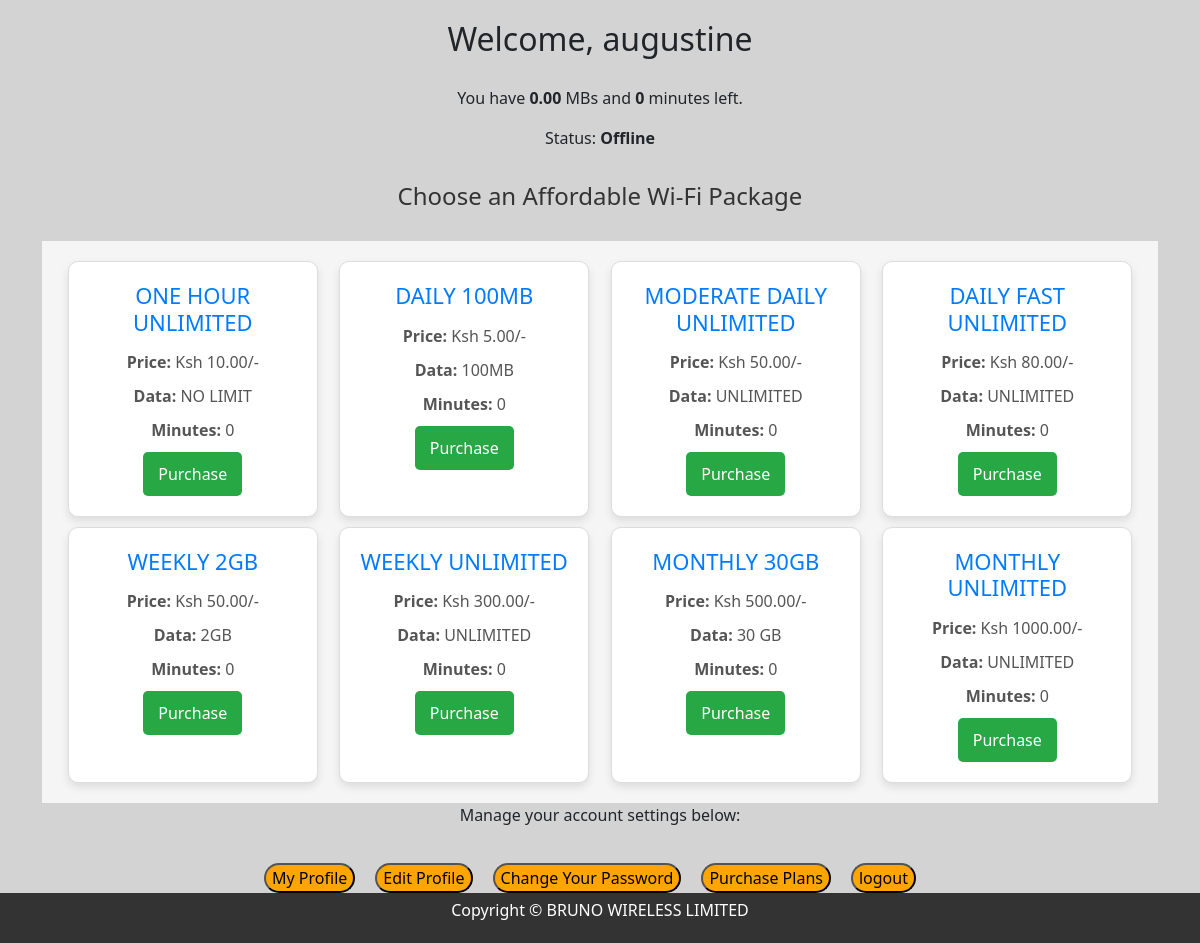
Screenshot of /dashboard/ (signed in) with the database file from the repository.
### wifi/models.py (models this page shows, shortened)
class Package(models.Model):
    name = models.CharField(max_length=100)
    price = models.DecimalField(max_digits=10, decimal_places=2)
    data_limit = models.CharField(max_length=100)
    duration = models.CharField(max_length=50)
    minutes_limit = models.CharField(max_length=50, default=0)

### wifi/views.py (the view)
# urls.py: path('dashboard/', views.dashboard_view, name='dashboard'),
@login_required
def dashboard_view(request):
    packages = Package.objects.all()
    user_package = UserPackage.objects.filter(user=request.user).first()
    return render(request, 'wifi/dashboard.html', {
        'packages': packages,
        'user_package': user_package,
    })

### wifi/templates/wifi/dashboard.html (shortened to what this page needs)
{% extends 'wifi/base.html' %}
{% block content %}
<div class="dashboard-container" style="display: flex; flex-direction: column; align-items: center;">
    <h2>Welcome, {{ user.username }}</h2>
    {% if user_package and user_package.is_online %}
        <div class="balance-info" >
            <p>You have <strong>{{ user_package.data_balance }}</strong> MBs and <strong>{{ user_package.minutes_balance }}</strong> minutes left.</p>
            <p>Status: <strong>Currently Online</strong></p>
        </div>
    {% else %}
        <p>You have <strong>0.00</strong> MBs and <strong>0</strong> minutes left.</p>
        <p>Status: <strong>Offline</strong></p>
    {% endif %}
    <h3>Choose an Affordable Wi-Fi Package</h3>
    <div class="package-list">
        {% for package in packages %}
            <div class="package-item">
                <h4>{{ package.name }}</h4>
                <p><strong>Price:</strong> Ksh {{ package.price }}/-</p>
                <p><strong>Data:</strong> {{ package.data_limit }}</p>
                <p><strong>Minutes:</strong> {{ package.minutes_limit }}</p>
                <form action="{% url 'purchase_plan' package.id %}" method="post">
                    <button type="submit" class="purchase-btn">Purchase</button>
                </form>
            </div>
        {% endfor %}
    </div>
<p style="text-align: center; font-weight: fantasy;">Manage your account settings below:</p>
<div class="button-container" style="display: flex; flex-direction: row; justify-content: center; padding: 20px;">
    <form action="{% url 'my_profile' %}" method="GET" style="padding-right:20px;">
        <button type="submit" class="dashboard-btn" style="background-color: orange; border-radius: 20px;">My Profile</button>
    </form>
    <form action="{% url 'edit_profile' %}" method="GET" style="padding-right:20px;">
        <button type="submit" class="dashboard-btn" style="background-color: orange; border-radius: 20px;">Edit Profile</button>
    </form>
    <form action="{% url 'password_change' %}" method="GET" style="padding-right:20px;">
        <button type="submit" class="dashboard-btn" style="background-color: orange; border-radius: 20px;">Change Your Password</button>
    </form>
    <form action="{% url 'purchase_plans' %}" method="GET" style="padding-right:20px;">
        <button type="submit" class="dashboard-btn" style="background-color: orange; border-radius: 20px;">Purchase Plans</button>
    </form>
    <form action="{% url 'logout' %}" method="GET" style="padding-right:20px;">
        <button type="submit" class="dashboard-btn" style="background-color: orange; border-radius: 20px;">logout</button>
    </form>
</div>
<button onclick="alert('Call us at +254703292479/ +254742463773')" style="background-color: violet; padding-left: 20px; padding-right: 20px; border-radius: 20px; display: block; margin: 0 auto;">Call Us</button>
{% endblock %}

### wifi/templates/wifi/base.html (style rules this page uses)
body { background-color: lightgrey; }

### wifi/templates/wifi/dashboard.html (style rules this page uses)
h2 { padding: 20px; }
h3 { text-align: center; font-size: 24px; color: #333; margin-bottom: 30px; }
.package-list { display: flex; flex-wrap: wrap; justify-content: space-around; gap: 10px; padding: 20px; background-color: #f5f5f5; width: 100%; }
.package-item { width: 250px; border: 1px solid #ddd; border-radius: 10px; background-color: #fff; text-align: center; padding: 20px; box-shadow: 0px 4px 8px rgba(0, 0, 0, 0.1); transition: transform 0.3s, box-shadow 0.3s; }
.package-item h4 { font-size: 22px; margin-bottom: 15px; color: #007bff; }
.package-item p { font-size: 16px; color: #555; margin: 10px 0; }
.purchase-btn { background-color: #28a745; color: white; padding: 10px 15px; border: none; border-radius: 5px; cursor: pointer; transition: background-color 0.3s; }

### rows the page displays
Package: name "ONE HOUR UNLIMITED", price "10.00", data_limit "NO LIMIT", minutes_limit "0"
Package: name "DAILY 100MB", price "5.00", data_limit "100MB", minutes_limit "0"
Package: name "MODERATE DAILY UNLIMITED", price "50.00", data_limit "UNLIMITED", minutes_limit "0"
Package: name "DAILY FAST UNLIMITED", price "80.00", data_limit "UNLIMITED", minutes_limit "0"
Package: name "WEEKLY 2GB", price "50.00", data_limit "2GB", minutes_limit "0"
Package: name "WEEKLY UNLIMITED", price "300.00", data_limit "UNLIMITED", minutes_limit "0"
Package: name "MONTHLY 30GB", price "500.00", data_limit "30 GB", minutes_limit "0"
Package: name "MONTHLY UNLIMITED", price "1000.00", data_limit "UNLIMITED", minutes_limit "0"

### other values shown
{{ user.username }} "augustine"
